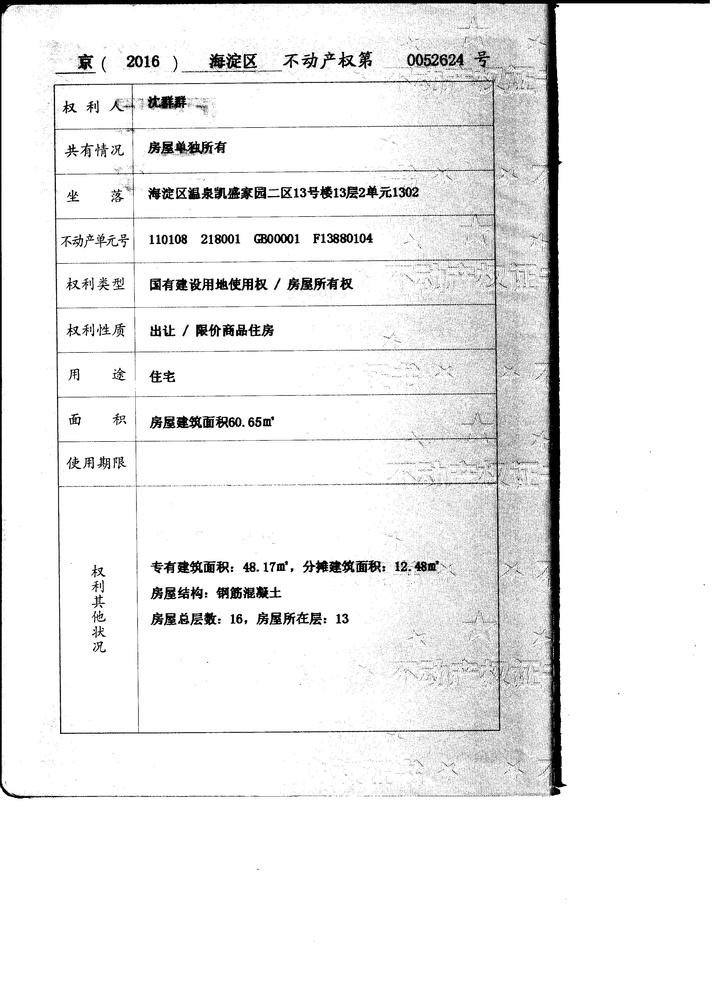
#> input picture demo2.jpg, 716 x 985 px, shrunk from 2550 x 3507 before the run
$ python house_paper.py   (older library calls are emulated)
#> lines starting #> are read from the running program, lines starting #| are printed output that depends on the picture; after the words box and inside, x2 and y2 are one past the last pixel; in counts of white or black regions, pixels touching at a corner belong together
import cv2
import numpy as np
import matplotlib.pyplot as plt

path = "demo2.jpg"
kernel_size = (3, 3)
sigma = 10

img = cv2.imread(path)
#> img is the input picture: shape (985, 716, 3); min 0, max 255, mean 237.7
gray = cv2.cvtColor(img, cv2.COLOR_BGR2GRAY)
blur = cv2.GaussianBlur(gray,(3,3),10)
edges = cv2.Canny(blur,100,200)
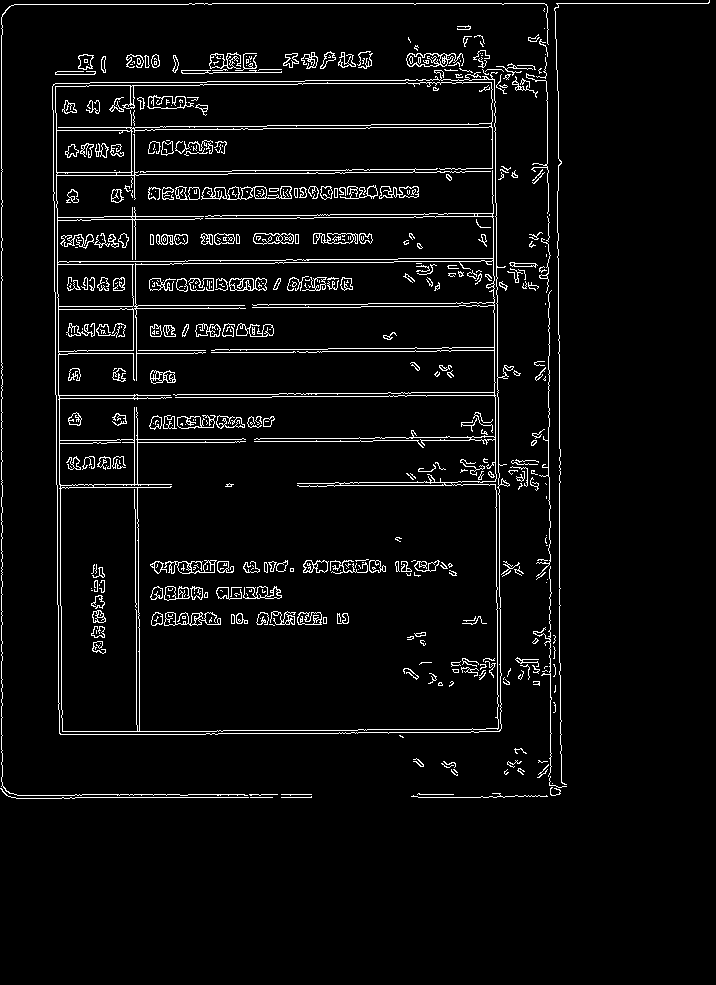
#> edges: shape (985, 716); 4.6% white in thin lines or dots, all inside (x1, y1, x2, y2) = (0, 0, 710, 799)

ret,binary = cv2.threshold(edges, 127, 255, cv2.THRESH_BINARY)

# plt.imshow(binary)
# plt.show()

_,contours, hierarchy = cv2.findContours(binary, cv2.RETR_EXTERNAL, cv2.CHAIN_APPROX_SIMPLE)
#> contours = 153 contours, 132 with area under 20; largest, box (x1, y1, x2, y2) and area: (52, 70, 514, 735) 288290, (406, 53, 464, 67) 468, (209, 52, 241, 69) 200, (78, 54, 94, 70) 164, (283, 53, 299, 68) 110

for c in contours:
    rect = cv2.minAreaRect(c)
    # (2)计算最小面积矩形的坐标
    box = cv2.boxPoints(rect)
    # (3)坐标归一化为整型
    box = np.int0(box)
#> this loop made 153 passes
#> (rect, box) on passes 1, 3, 4: (((261, 797), (0, 22), -90), [[272, 797], [250, 797], [250, 797], [272, 797]]), (((296, 794.5), (1, 30), -90), [[311, 795], [281, 795], [281, 794], [311, 794]]), (((263, 794.5), (1, 28), -90), [[277, 795], [249, 795], [249, 794], [277, 794]])
    # (4)绘制轮廓
draw_img = cv2.drawContours(img.copy(), [box], 0, (0, 255, 0), 3)

new_img = img[box[1][1]:box[3][1], box[1][0]:box[3][0]]
#> new_img = empty array

plt.imshow(draw_img)
plt.show()
# plt.imsave("out.png", new_img)

$ run again, with demo0.jpg copied over demo2.jpg
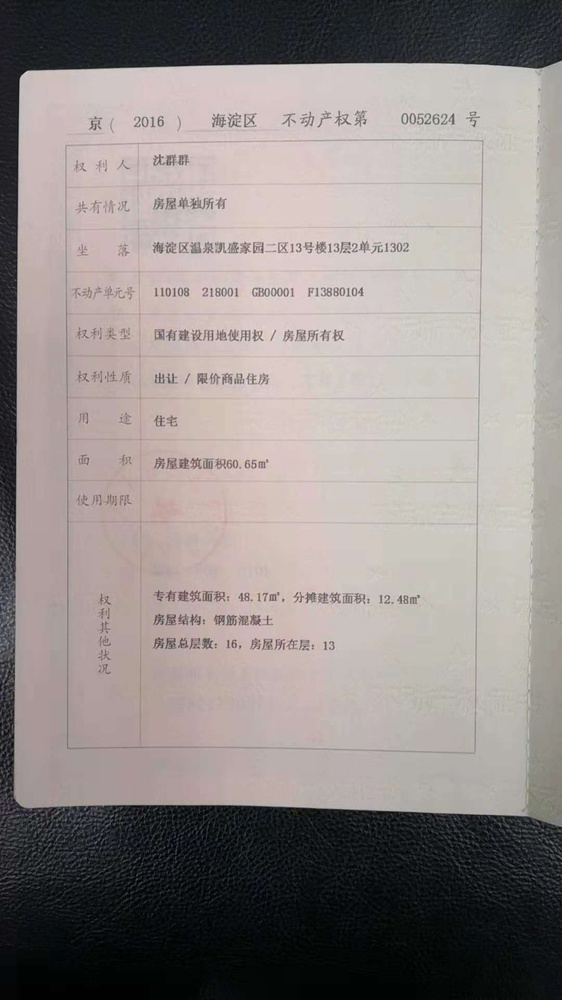
#> input picture demo0.jpg, 562 x 1000 px, shrunk from 1080 x 1920 before the run
#> img is the input picture: shape (1000, 562, 3); mean B, G, R 136.7, 138.6, 146.2
#> `edges = cv2.Canny(blur,100,200)`:
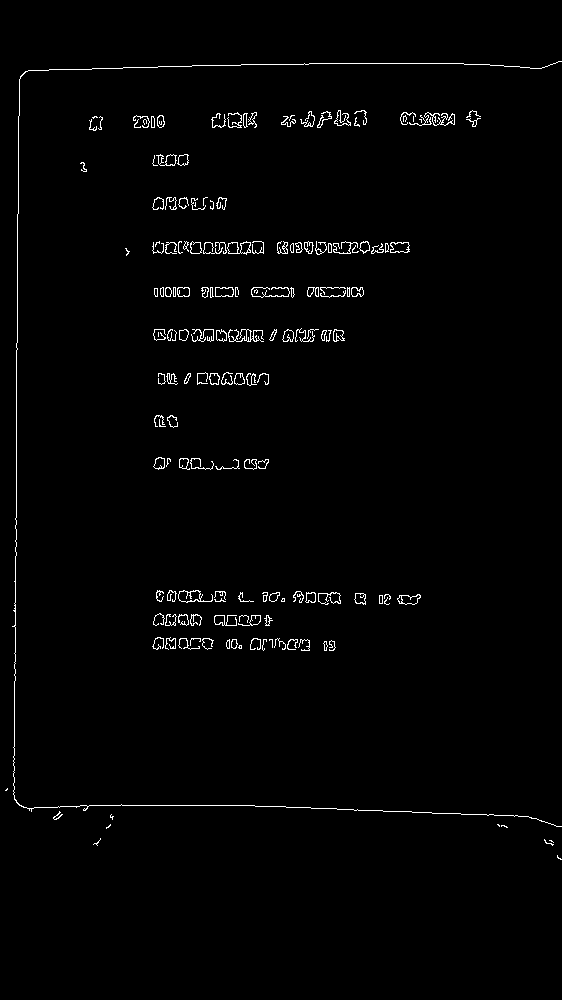
#> edges: shape (1000, 562); 1.5% white in thin lines or dots, all inside (x1, y1, x2, y2) = (5, 61, 562, 860)
#> contours = 165 contours, 110 with area under 20; largest, box (x1, y1, x2, y2) and area: (178, 590, 213, 603) 216, (227, 241, 251, 255) 196, (390, 242, 410, 253) 166, (397, 594, 421, 605) 157, (215, 287, 234, 297) 152
#> the loop `for c in contours:` made 165 passes
#> (rect, box) on passes 1 to 3: (((558.5, 857.5), (1.41, 5.66), -45), [[560, 860], [556, 856], [557, 855], [561, 859]]), (((551.2, 840.6), (0.894, 4.47), -63.43), [[553, 842], [549, 840], [549, 839], [553, 841]]), (((547.9, 842.6), (2.53, 10.3), -60.95), [[551, 846], [542, 841], [544, 839], [553, 844]])
#> `draw_img = cv2.drawContours(img.copy(), [box], 0, (0, 255, 0), 3)`:
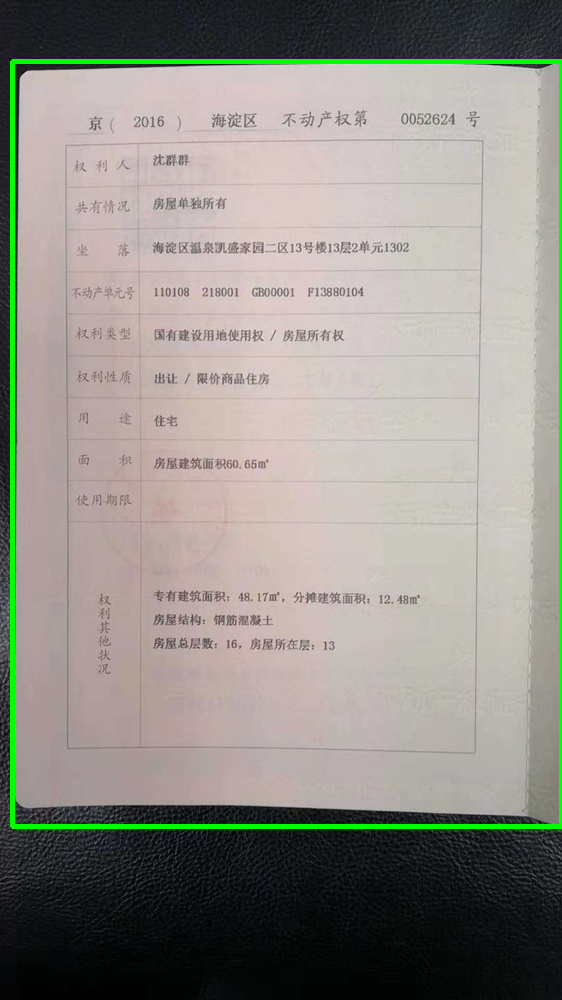
#> draw_img: shape (1000, 562, 3); mean B, G, R 135.3, 142.5, 144.8
#> new_img = empty array
